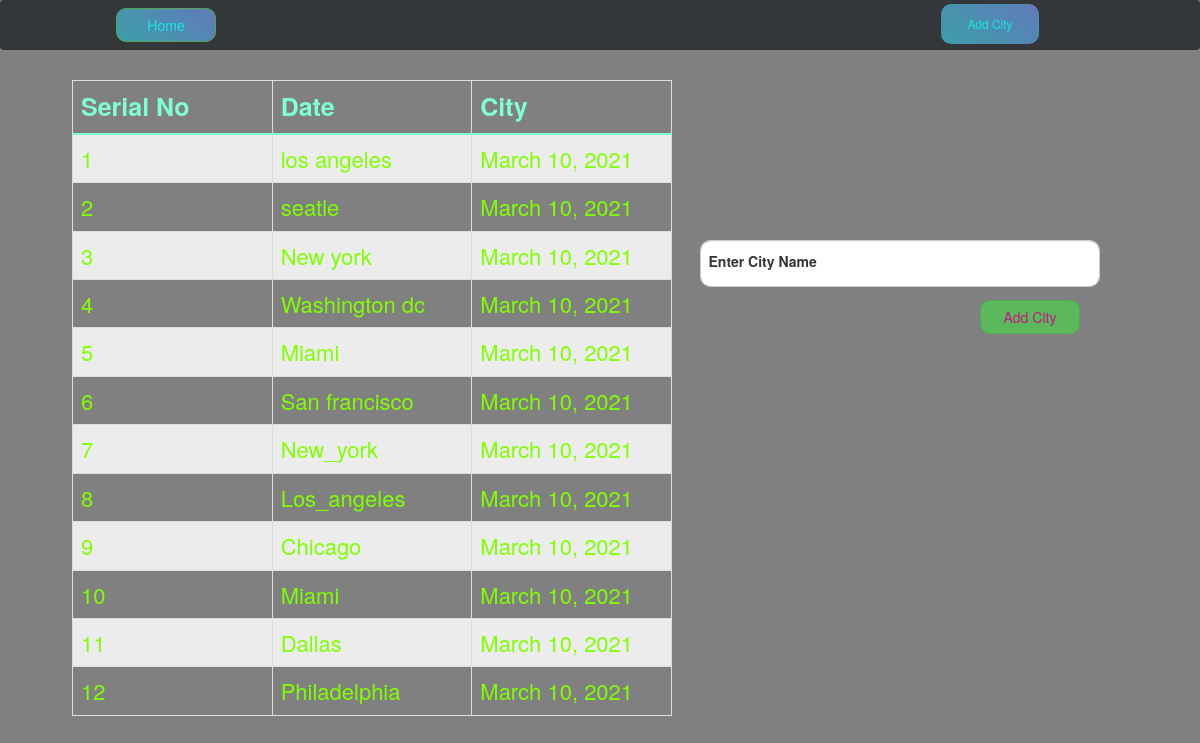
/addcity/, run on an earlier commit of the app's database.
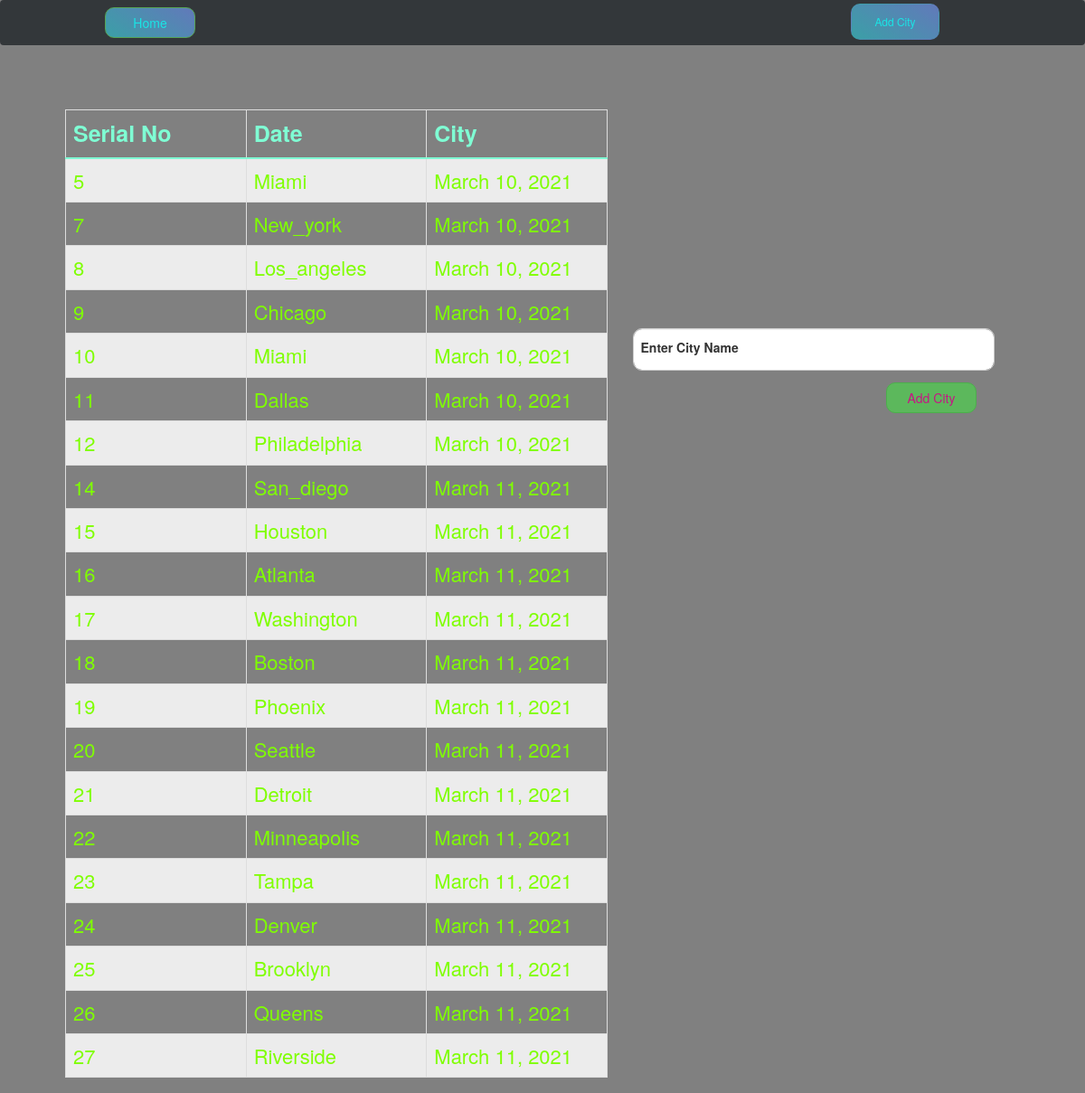
And on a later commit of the database.
### ipapp/models.py (models this page shows, shortened)
class City(models.Model):
    name = models.CharField(max_length=200)
    date = models.DateField(default=date.today())

### ipapp/views.py (the view, shortened to what this page needs)
# urls.py: path('addcity/',views.addcity,name='addcity'),
def addcity(request):
    return render(request,'addcity.html',{'cities':City.objects.all})

### templates/addcity.html (shortened to what this page needs)
{% extends "base.html" %}
{% load static %}
{% block content %}
<div class="cityform">
  <form action="{% url 'addcity' %}" method="POST">
    <div class="form-floating mb-4">
        <input type="text" name="city_name" class="form-control fsco" id="floatingInput"
          placeholder="Enter City Name" style="height: 47px
          ;text-transform:capitalize;" required autofocus>
        <label for="floatingInput">Enter City Name</label>
        <br> <br>
        <input type="submit" class="btn btn-success bac" value="Add City">
      </div>
  </form>
</div>
<div class="citylist">
    <table id="example" class="table table-striped table-bordered" style="width:100%">
        <thead>
          <tr>
            <th><b>Serial No</b></th>
              <th><b>Date</b></th>
            <th><b> City </b></th>
          </tr>
        </thead>
        <tbody>
          {% for city in cities %}
          <tr>
            <td>{{city.pk}}</td>
            <td>{{city.name}}</td>
            <td>{{city.date}}</td>
          </tr>
          {% endfor %}
        </tbody>
      </table>
</div>
{% endblock content %}

What changed in the data, as far as the page shows it:
removed City: pk "1", name "los angeles", date "March 10, 2021"
removed City: pk "2", name "seatle", date "March 10, 2021"
removed City: pk "3", name "New york", date "March 10, 2021"
removed City: pk "4", name "Washington dc", date "March 10, 2021"
removed City: pk "6", name "San francisco", date "March 10, 2021"
added City: pk "14", name "San_diego", date "March 11, 2021"
added City: pk "15", name "Houston", date "March 11, 2021"
added City: pk "16", name "Atlanta", date "March 11, 2021"
added City: pk "17", name "Washington", date "March 11, 2021"
added City: pk "18", name "Boston", date "March 11, 2021"
added City: pk "19", name "Phoenix", date "March 11, 2021"
added City: pk "20", name "Seattle", date "March 11, 2021"
added City: pk "21", name "Detroit", date "March 11, 2021"
added City: pk "22", name "Minneapolis", date "March 11, 2021"
added City: pk "23", name "Tampa", date "March 11, 2021"
added City: pk "24", name "Denver", date "March 11, 2021"
added City: pk "25", name "Brooklyn", date "March 11, 2021"
added City: pk "26", name "Queens", date "March 11, 2021"
added City: pk "27", name "Riverside", date "March 11, 2021"
